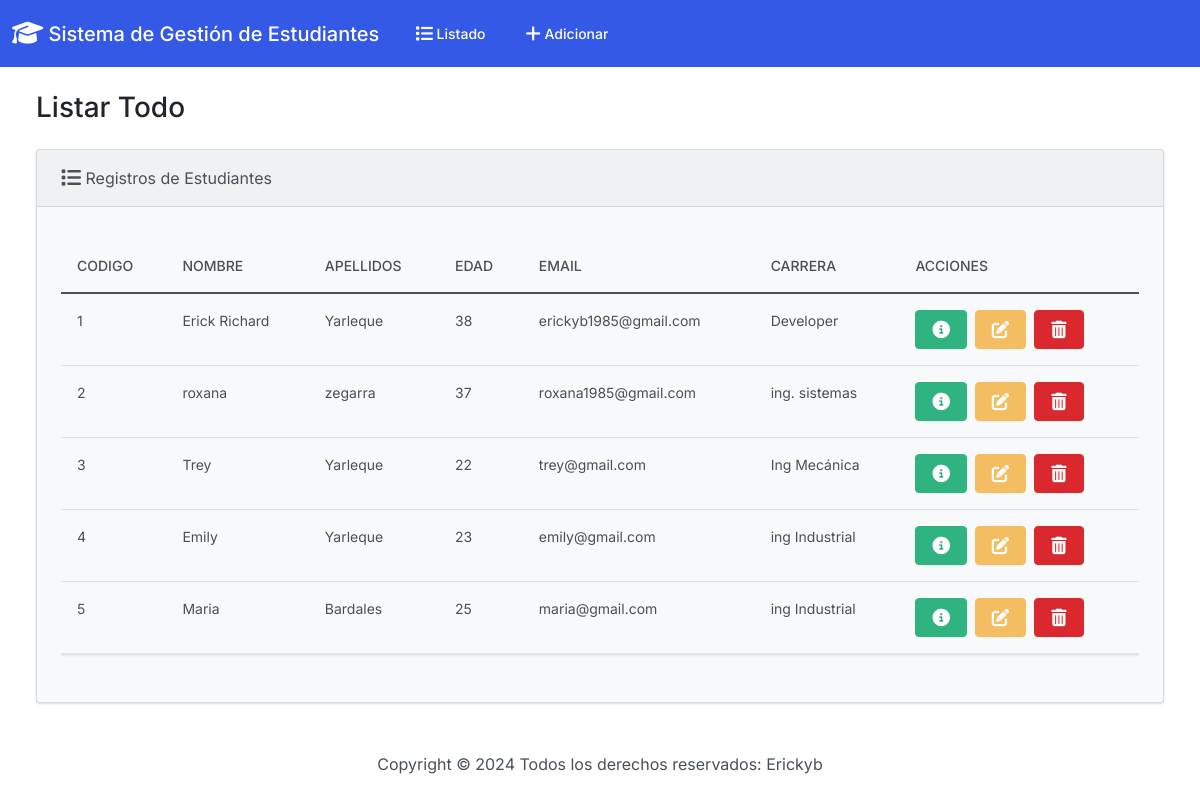
The page / on the database its author committed.
### app/models.py (models this page shows, shortened)
class Estudiante(models.Model):
  codigo = models.PositiveIntegerField()
  nombre = models.CharField(max_length=50)
  apellidos = models.CharField(max_length=50)
  edad=models.IntegerField()
  email = models.EmailField(max_length=100)
  carrera = models.CharField(max_length=50)

### app/views.py (the view)
# urls.py: path('', views.index, name='index'),
def index(request):
    return render(request,'app/index.html',{'estudiantes': Estudiante.objects.all()})

### app/templates/app/index.html (shortened to what this page needs)
{% extends "app/base.html" %}
{% block body %}
<h3 class="m-4">Listar Todo</h3>
<div class="row">
  <div class="col-12">
    {% if estudiantes %}
    <div class="card bg-light ms-4 me-4 mb-4">
      <div class="card-header">
        <i class="fa-solid fa-list fa-lg"></i> Registros de Estudiantes
      </div>
      <div class="card-body">
        <p class="card-text">
        <div class="table-responsive">
          <table class="table table-hover">
            <thead>
              <tr>
                <th scope="col">Codigo</th>
                <th scope="col">Nombre</th>
                <th scope="col">Apellidos</th>
                <th scope="col">Edad</th>
                <th scope="col">Email</th>
                <th scope="col">Carrera</th>
                <th scope="col">Acciones</th>
              </tr>
            </thead>
            <tbody>
              {% for estudiante in estudiantes %}
              <tr>
                <td>{{ estudiante.codigo }}</td>
                <td>{{ estudiante.nombre }}</td>
                <td>{{ estudiante.apellidos }}</td>
                <td>{{ estudiante.edad }}</td>
                <td>{{ estudiante.email }}</td>
                <td>{{ estudiante.carrera }}</td>
                <td>
                  <button type="button" class="btn btn-success me-1" href="{% url 'view_student' estudiante.id %}"
                    data-bs-toggle="modal" data-bs-target="#myModal{{estudiante.id}}">
                  </button>
                  <a class="btn btn-warning me-1" href="{% url 'edit' estudiante.id %}">
                  </a>
                  <button type="button" class="btn btn-danger" data-bs-toggle="modal"
                    data-bs-target="#delete{{estudiante.id}}">
                  </button>
                </td>
              </tr>
              {% endfor %}
            </tbody>
          </table>
        </div>
        </p>
      </div>
    </div>
    {% else %}
    <h5 class="alert alert-primary ms-4 me-4">No hay registros de estudiantes</h5>
    {% endif %}
  </div>
</div>
{% endblock %}

### rows shown on the page
Estudiante: codigo "1", nombre "Erick Richard", apellidos "Yarleque", edad "38", email "erickyb1985@gmail.com", carrera "Developer"
Estudiante: codigo "2", nombre "roxana", apellidos "zegarra", edad "37", email "roxana1985@gmail.com", carrera "ing. sistemas"
Estudiante: codigo "3", nombre "Trey", apellidos "Yarleque", edad "22", email "trey@gmail.com", carrera "Ing Mecánica"
Estudiante: codigo "4", nombre "Emily", apellidos "Yarleque", edad "23", email "emily@gmail.com", carrera "ing Industrial"
Estudiante: codigo "5", nombre "Maria", apellidos "Bardales", edad "25", email "maria@gmail.com", carrera "ing Industrial"
